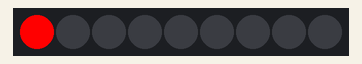
The sketch below on a simulated Arduino Uno, built with avr-gcc and run on an emulated ATmega328P. Parts: 9 RGB LEDs in strip order, left to right.

Above: at 0.15 s.
At 0.75 s:
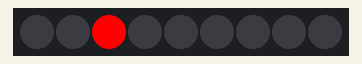
At 1.35 s:
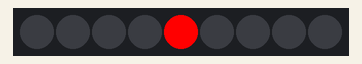
At 2.5 s:
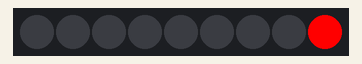
At 4.36 s:
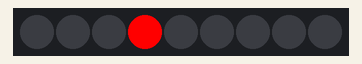
At 5.86 s:
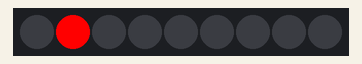

Measured:
- by itself, everything shown: repeats every 5.4 s, in 16 steps
- what the display in image 3 shows lasts 0.6 s, from 2.4 s to 3.0 s

The sketch:

test_board___breakout.ino
```cpp
#include "FastLED.h"

// How many leds in the strip
#define NUM_LEDS 9    /*4 in the 1st breakout + 5 in the second*/

// For led chips like Neopixels, which have a data line, ground, and power, you just
// need to define DATA_PIN.
#define DATA_PIN 6


// Define the array of leds
CRGB leds[NUM_LEDS];

void setup() {
	FastLED.addLeds<NEOPIXEL,DATA_PIN>(leds, NUM_LEDS);
}

void loop() {
	// First slide the led in one direction
	for(int i = 0; i < NUM_LEDS; i++) {
		// Set the i'th led to red
		leds[i] = CRGB::Red;
		// Show the leds
		FastLED.show();
		// now that we've shown the leds, reset the i'th led to black
		leds[i] = CRGB::Black;
		// Wait a little bit before we loop around and do it again
		delay(300);
	}

	// Now go in the other direction.
	for(int i = NUM_LEDS-1; i >= 0; i--) {
		// Set the i'th led to red
		leds[i] = CRGB::Red;
		// Show the leds
		FastLED.show();
		// now that we've shown the leds, reset the i'th led to black
		leds[i] = CRGB::Black;
		// Wait a little bit before we loop around and do it again
		delay(300);
	}
}
```
